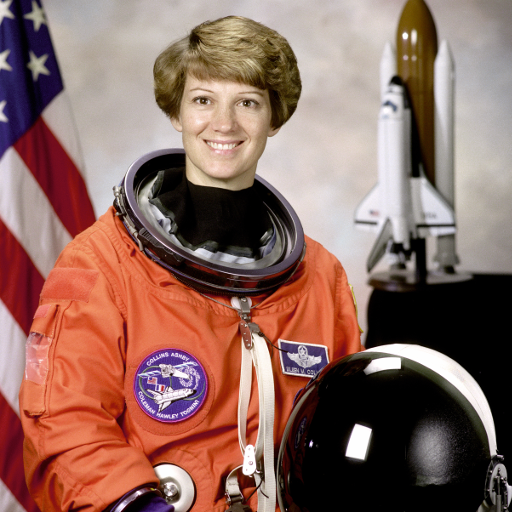
#> input picture 비전/images/point_processing_input_rgb.png, 512 x 512 px; its folder holds 5 pictures in this run
$ python partA_point_processing.py
#> lines starting #> are read from the running program, lines starting #| are printed output that depends on the picture
# -*- coding: utf-8 -*-
"""
Homework 1 (Computer Vision) - Part A
Point Processing and Histogram-Based Image Enhancement  (from scratch)

Core image-processing operations (color-space conversion, histogram / equalization,
contrast stretching, gamma, AHE, CLAHE, bit-plane slicing) are implemented from
scratch, i.e. without built-in functions that directly perform the operation.
Allowed built-ins: numpy (basic array ops), PIL (image loading), matplotlib (display).

Run:
    python partA_point_processing.py
-> all figures are saved to output/ as A1..A9, and quantitative results are printed.

Parameters (summary):
  - RGB->YUV matrix: BT.601-style (given in the assignment)
  - histogram levels L = 256 (8-bit)
  - contrast stretching: 2nd / 98th percentiles
  - gamma: gamma = 0.5, 1.0, 2.0 (c = 1)
  - AHE / CLAHE tiles: 8x8,  CLAHE clip = 0.01, 0.05 (fraction of tile pixel count)
  - bit-plane: reconstruct from the 4 most significant planes (bit 4..7)
"""

import os
import json
from pathlib import Path
import numpy as np
import matplotlib
matplotlib.use("Agg")                 # headless: save to files only (no window)
import matplotlib.pyplot as plt
from PIL import Image

IMG_PATH = os.path.join(os.path.dirname(os.path.abspath(__file__)), "images", "point_processing_input_rgb.png")
BASE_DIR = Path(__file__).resolve().parent
OUT_DIR = str(BASE_DIR / "output")
L = 256

# RGB->YUV matrix given in the assignment (BT.601-style)
M_FWD = np.array([[ 0.299,    0.587,    0.114  ],
                  [-0.14713, -0.28886,  0.436  ],
                  [ 0.615,   -0.51499, -0.10001]])
M_INV = np.linalg.inv(M_FWD)          # inverse transform (basic array op)


# =====================================================================
# Common utilities
# =====================================================================
def show(ax, img, title="", cmap="gray", vmin=None, vmax=None):
    ax.imshow(img, cmap=cmap, vmin=vmin, vmax=vmax)
    ax.set_title(title, fontsize=10)
    ax.axis("off")

def to_uint8(img):
    """For display only: clip to [0,255] and cast to uint8 (not used in computation)."""
    return np.clip(np.round(img), 0, 255).astype(np.uint8)

def quantize8(img):
    return np.clip(np.round(img), 0, 255).astype(np.int64)

def save(fig, tag):
    path = os.path.join(OUT_DIR, tag + ".png")
    fig.savefig(path, dpi=130, bbox_inches="tight")
    plt.close(fig)
    return path

def mse(a, b):
    a = a.astype(np.float64); b = b.astype(np.float64)
    return float(np.mean((a - b) ** 2))

def psnr(a, b, peak=255.0):
    m = mse(a, b)
    return float("inf") if m == 0 else 10.0 * np.log10(peak * peak / m)


# =====================================================================
# Core operations (from scratch)
# =====================================================================
def rgb_to_yuv(img):
    """img:(H,W,3) float -> Y,U,V each (H,W) float."""
    flat = img.reshape(-1, 3).T
    yuv = (M_FWD @ flat).T.reshape(img.shape)
    return yuv[..., 0], yuv[..., 1], yuv[..., 2]

def yuv_to_rgb(Y, U, V):
    yuv = np.stack([Y, U, V], axis=-1)
    flat = yuv.reshape(-1, 3).T
    return (M_INV @ flat).T.reshape(yuv.shape)

def compute_hist(q):
    """No built-in histogram: count per level directly. h[k] = #(pixels == k)."""
    h = np.zeros(256, dtype=np.float64)
    for k in range(256):
        h[k] = np.sum(q == k)
    return h

def hist_equalize(q):
    """s_k = (L-1)*CDF(r_k). Returns (equalized image, LUT, CDF)."""
    h = compute_hist(q)
    cdf = np.cumsum(h) / h.sum()
    lut = np.round((L - 1) * cdf)
    return lut[q], lut, cdf

def contrast_stretch(img, p_low=2, p_high=98):
    """Choose percentile levels from the 8-bit luminance histogram CDF."""
    if not 0 <= p_low < p_high <= 100:
        raise ValueError("Require 0 <= p_low < p_high <= 100")
    h = compute_hist(quantize8(img)); cdf = np.cumsum(h) / h.sum()
    rmin = float(np.flatnonzero(cdf >= p_low / 100.0)[0])
    rmax = float(np.flatnonzero(cdf >= p_high / 100.0)[0])
    if rmax <= rmin:
        return img.astype(np.float64).copy(), rmin, rmax
    return np.clip((img-rmin)/(rmax-rmin)*(L-1), 0, L-1), rmin, rmax

def gamma_correct(img, gamma):
    """s = 255 * (r/255)^gamma, c = 1."""
    rn = np.clip(img / (L - 1), 0, 1)
    return np.power(rn, gamma) * (L - 1)

def pad_to_multiple(img, nt):
    """Edge-replicate pad so the image divides evenly into nt tiles. Returns (padded, H0, W0)."""
    H, W = img.shape
    Hs = int(np.ceil(H / nt) * nt); Ws = int(np.ceil(W / nt) * nt)
    return np.pad(img, ((0, Hs - H), (0, Ws - W)), mode="edge"), H, W

def ahe(img, nt=8):
    """Adaptive HE: independent HE per tile (no interpolation)."""
    q, H0, W0 = pad_to_multiple(quantize8(img), nt)
    H, W = q.shape; th, tw = H // nt, W // nt
    out = np.zeros_like(q, dtype=np.float64)
    for ti in range(nt):
        for tj in range(nt):
            tile = q[ti*th:(ti+1)*th, tj*tw:(tj+1)*tw]
            h = compute_hist(tile)
            lut = np.round((L - 1) * (np.cumsum(h) / h.sum()))
            out[ti*th:(ti+1)*th, tj*tw:(tj+1)*tw] = lut[tile]
    return out[:H0, :W0]

def clahe(img, nt=8, clip=0.01):
    """CLAHE: clip + redistribute tile histogram -> local CDF -> bilinear interpolation."""
    q, H0, W0 = pad_to_multiple(quantize8(img), nt)
    H, W = q.shape; th, tw = H // nt, W // nt
    npix = th * tw
    clip_count = max(1, int(clip * npix))

    # per-tile LUT
    luts = np.zeros((nt, nt, 256))
    for ti in range(nt):
        for tj in range(nt):
            tile = q[ti*th:(ti+1)*th, tj*tw:(tj+1)*tw]
            h = compute_hist(tile)
            excess = np.maximum(h - clip_count, 0).sum()      # total clipped amount
            h = np.minimum(h, clip_count)                     # clip
            h += excess / 256.0                               # redistribute uniformly
            luts[ti, tj] = np.round((L - 1) * (np.cumsum(h) / h.sum()))

    # bilinear interpolation across tile centers (vectorized)
    cy = (np.arange(nt) + 0.5) * th
    cx = (np.arange(nt) + 0.5) * tw
    yy = np.clip((np.arange(H) - cy[0]) / th, 0, nt - 1)
    xx = np.clip((np.arange(W) - cx[0]) / tw, 0, nt - 1)
    i0 = np.clip(np.floor(yy).astype(int), 0, nt - 1); i1 = np.clip(i0 + 1, 0, nt - 1)
    j0 = np.clip(np.floor(xx).astype(int), 0, nt - 1); j1 = np.clip(j0 + 1, 0, nt - 1)
    wy = (yy - i0)[:, None]; wx = (xx - j0)[None, :]
    I0 = np.broadcast_to(i0[:, None], (H, W)); I1 = np.broadcast_to(i1[:, None], (H, W))
    J0 = np.broadcast_to(j0[None, :], (H, W)); J1 = np.broadcast_to(j1[None, :], (H, W))
    A = luts[I0, J0, q]; B = luts[I0, J1, q]; Cc = luts[I1, J0, q]; D = luts[I1, J1, q]
    out = (1 - wy) * ((1 - wx) * A + wx * B) + wy * ((1 - wx) * Cc + wx * D)
    return out[:H0, :W0]


# =====================================================================
# Run experiments + save figures + collect quantitative results
# =====================================================================
def run_all(img_path=IMG_PATH, make_a9_thumbs=True):
#> called with img_path = '비전/images/point_processing_input_rgb.png', make_a9_thumbs = True
    os.makedirs(OUT_DIR, exist_ok=True)
    rgb = np.array(Image.open(img_path).convert("RGB"), dtype=np.float64)
    Mh, Nh = rgb.shape[:2]
    R, G, B = rgb[..., 0], rgb[..., 1], rgb[..., 2]
    res = {"figures": {}, "metrics": {}}
    met = res["metrics"]
    met["shape"] = (Mh, Nh)

    # ---- A1. RGB -> YUV ----
    Y, U, V = rgb_to_yuv(rgb)
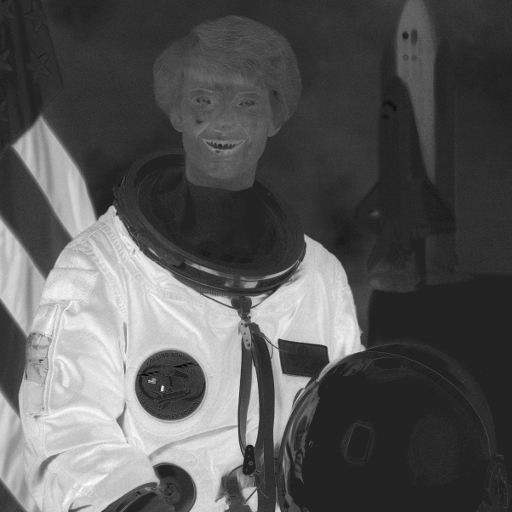
#> V: shape (512, 512) float64; min -14.72, max 93.85, mean 22.9; drawn with min black and max white
    met["Y_range"] = (float(Y.min()), float(Y.max()))
    met["U_range"] = (float(U.min()), float(U.max()))
    met["V_range"] = (float(V.min()), float(V.max()))
    met["corr_U_BmY"] = float(np.corrcoef(U.ravel(), (B - Y).ravel())[0, 1])
    met["corr_V_RmY"] = float(np.corrcoef(V.ravel(), (R - Y).ravel())[0, 1])
    fig, ax = plt.subplots(1, 4, figsize=(15, 4))
    show(ax[0], to_uint8(rgb), "Original RGB", cmap=None)
#> in to_uint8, returned value is the input picture: shape (512, 512, 3); mean R, G, B 141.6, 105.8, 96.5
    show(ax[1], Y, "Y (luminance)", vmin=0, vmax=255)
    show(ax[2], U, "U (blue-diff, B-Y)")
    show(ax[3], V, "V (red-diff, R-Y)")
    res["figures"]["A1"] = save(fig, "A1_rgb_yuv")

    # ---- A2. Histogram ----
    Yq = quantize8(Y)
    hist = compute_hist(Yq)
#> after the loop in compute_hist, `for k in range(256):`: h = 256 values, max 28966 at index 0, min 128 at index 251, mean 1024
#> hist has the same summary as h in compute_hist
    p = hist / (Mh * Nh)
#> p = 256 values, max 0.11 at index 0, min 0.000488 at index 251, mean 0.00391
    met["hist_sum"] = float(hist.sum()); met["p_sum"] = float(p.sum())
    fig, ax = plt.subplots(1, 3, figsize=(15, 3.6))
    show(ax[0], Yq, "Input luminance Y", vmin=0, vmax=255)
    ax[1].bar(np.arange(256), hist, width=1.0); ax[1].set_title("Histogram h(r_k)=n_k"); ax[1].set_xlabel("r_k")
    ax[2].bar(np.arange(256), p, width=1.0, color="C1"); ax[2].set_title("Normalized p(r_k)=n_k/MN"); ax[2].set_xlabel("r_k")
    res["figures"]["A2"] = save(fig, "A2_histogram")

    # ---- A3. Histogram Equalization ----
    Y_eq, lut_he, cdf_he = hist_equalize(Yq)
#> in hist_equalize, `cdf = np.cumsum(h) / h.sum()`: cdf = 256 values from 0.11 to 1
#> in hist_equalize, `lut = np.round((L - 1) * cdf)`: lut = 256 values from 28 to 255
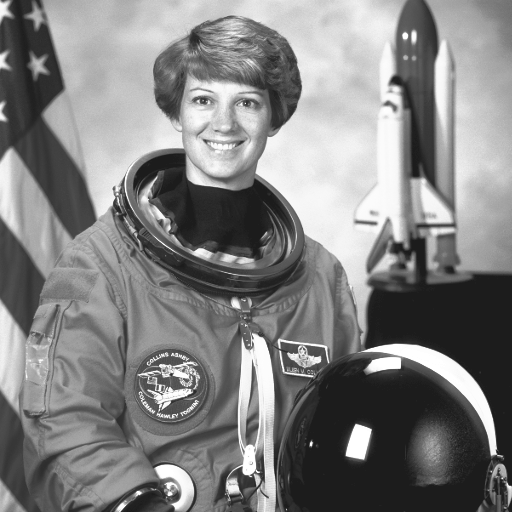
#> Y_eq: shape (512, 512) float64; min 28, max 255, mean 129.5
#> lut_he = 256 values from 28 to 255; cdf_he = 256 values from 0.11 to 1
    hist_eq = compute_hist(quantize8(Y_eq))
#> hist_eq = 256 values, max 28966 at index 28, min 0 at index 0, mean 1024
    met["HE_mean_before"] = float(Yq.mean()); met["HE_mean_after"] = float(Y_eq.mean())
    met["HE_std_before"] = float(Yq.std()); met["HE_std_after"] = float(Y_eq.std())
    rgb_eq = yuv_to_rgb(Y_eq, U, V)
    fig, ax = plt.subplots(2, 2, figsize=(11, 8))
    show(ax[0, 0], Yq, "Original Y", vmin=0, vmax=255)
    ax[0, 1].bar(np.arange(256), hist, width=1.0); ax[0, 1].set_title("Original histogram")
    show(ax[1, 0], Y_eq, "Equalized Y", vmin=0, vmax=255)
    ax[1, 1].bar(np.arange(256), hist_eq, width=1.0, color="C2"); ax[1, 1].set_title("Equalized histogram")
    res["figures"]["A3a"] = save(fig, "A3_1_Y_equalization")
    fig, ax = plt.subplots(1, 3, figsize=(15, 5))
    show(ax[0], to_uint8(rgb), "Original RGB", cmap=None)
    show(ax[1], to_uint8(rgb_eq), "HE-enhanced RGB (Y only)", cmap=None)
    ax[2].plot(np.arange(256), lut_he); ax[2].plot(np.arange(256), np.arange(256), "k--", lw=0.8)
    ax[2].set_title("HE transform s=T(r)"); ax[2].set_xlabel("r"); ax[2].set_ylabel("s"); ax[2].grid(True)
    res["figures"]["A3b"] = save(fig, "A3_2_RGB_compare")

    # ---- A4. Contrast Stretching ----
    Y_cs, rmin, rmax = contrast_stretch(Y, 2, 98)
#> in contrast_stretch, `cdf = np.cumsum(h) / h.sum()`: cdf = 256 values from 0.11 to 1
#> in contrast_stretch, `rmin = float(np.flatnonzero(cdf >= p_low / 100.0)[0])`: rmin = 0
#> in contrast_stretch, `rmax = float(np.flatnonzero(cdf >= p_high / 100.0)[0])`: rmax = 235
#> rmin = 0; rmax = 235
    met["cs_rmin"] = float(rmin); met["cs_rmax"] = float(rmax)
    met["cs_gain"] = float((L - 1) / (rmax - rmin))
    hist_cs = compute_hist(quantize8(Y_cs))
#> hist_cs = 256 values, max 28966 at index 0, min 255 at index 247, mean 1024
    rgb_cs = yuv_to_rgb(Y_cs, U, V)
    fig, ax = plt.subplots(2, 2, figsize=(11, 8))
    show(ax[0, 0], to_uint8(rgb), "Original RGB", cmap=None)
    show(ax[0, 1], to_uint8(rgb_cs), "Contrast-stretched RGB", cmap=None)
    ax[1, 0].bar(np.arange(256), hist, width=1.0); ax[1, 0].set_title("Histogram (before)")
    ax[1, 1].bar(np.arange(256), hist_cs, width=1.0, color="C3"); ax[1, 1].set_title("Histogram (after)")
    res["figures"]["A4"] = save(fig, "A4_contrast_stretch")

    # ---- A5. Gamma Correction ----
    gammas = [0.5, 1.0, 2.0]
    fig, ax = plt.subplots(2, len(gammas), figsize=(13, 8))
    rr = np.arange(256)
    for i, g in enumerate(gammas):
        Yg = gamma_correct(Y, g)
        rgbg = yuv_to_rgb(Yg, U, V)
        show(ax[0, i], to_uint8(rgbg), "gamma = %.1f" % g, cmap=None)
        ax[1, i].plot(rr, 255 * (rr / 255.0) ** g); ax[1, i].plot(rr, rr, "k--", lw=0.8)
        ax[1, i].set_title("s=T(r), gamma=%.1f" % g); ax[1, i].set_xlabel("r"); ax[1, i].set_ylabel("s"); ax[1, i].grid(True)
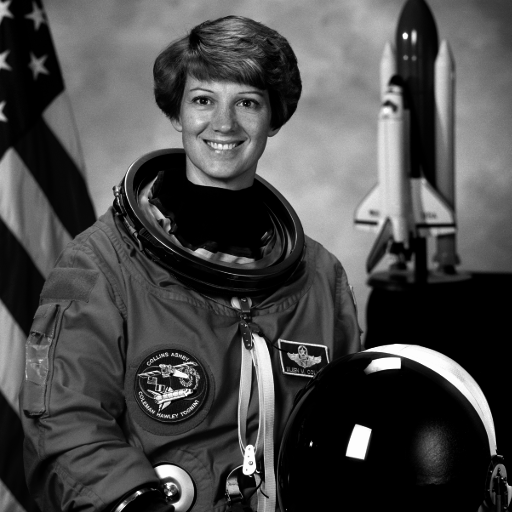
#> Yg: shape (512, 512) float64; min 0, max 255, mean 74.4
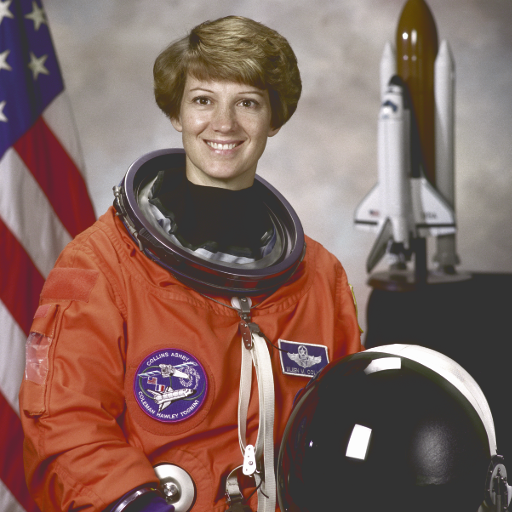
#> rgbg: shape (512, 512, 3) float64; mean of channels 0, 1, 2 100.5, 64.7, 55.4; drawn with min black and max white
    res["figures"]["A5"] = save(fig, "A5_gamma")

    # ---- A6. AHE ----
    Y_ahe = ahe(Y, nt=8)
#> in pad_to_multiple, `H, W = img.shape`: H = 512
#> after the loop in ahe, `for ti in range(nt):`:
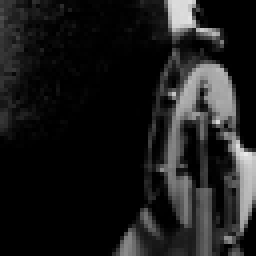
#> tile: shape (64, 64) int64 (shown 4 times larger); min 0, max 234, mean 27.6
    fig, ax = plt.subplots(1, 3, figsize=(15, 5))
    show(ax[0], Yq, "Original Y", vmin=0, vmax=255)
    show(ax[1], Y_eq, "Global HE", vmin=0, vmax=255)
    show(ax[2], Y_ahe, "AHE (8x8 tiles)", vmin=0, vmax=255)
    res["figures"]["A6"] = save(fig, "A6_AHE")

    # ---- A7. CLAHE ----
    Y_clahe1 = clahe(Y, nt=8, clip=0.01)
    Y_clahe2 = clahe(Y, nt=8, clip=0.05)
#> call 2 of clahe, with nt = 8, clip = 0.05
#> in clahe (call 2), `out = (1 - wy) * ((1 - wx) * A + wx * B) + wy * ((1 - wx) * Cc + wx * D)`:
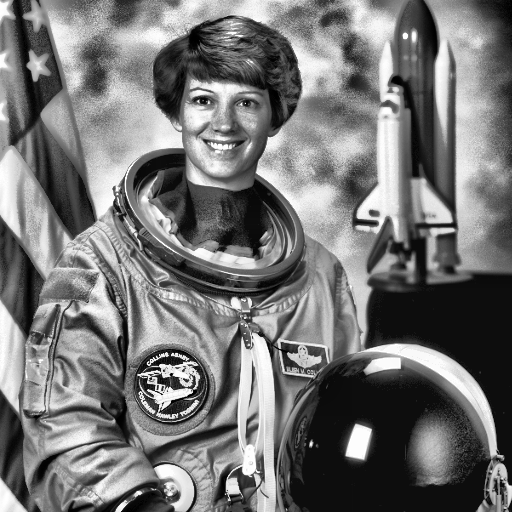
#> out: shape (512, 512) float64; min 0, max 255, mean 117.2
    images = [Yq, Y_ahe, Y_clahe1, Y_clahe2]
    titles = ["Original Y", "AHE", "CLAHE clip=0.01", "CLAHE clip=0.05"]
    hs = [compute_hist(quantize8(v)) for v in images]
#> hs = 4 items
    ymax = 1.05 * max(h.max() for h in hs)
#> ymax = 30414.3
    fig, ax = plt.subplots(2, 4, figsize=(16, 8))
    for j, (v, title, h) in enumerate(zip(images, titles, hs)):
        show(ax[0, j], v, title, vmin=0, vmax=255)
        ax[1, j].bar(np.arange(256), h, width=1)
        ax[1, j].set(xlim=(0,255), ylim=(0,ymax), title="Histogram: " + title,
                     xlabel="Intensity", ylabel="Pixel count")
#> this loop made 4 passes
#> title on passes 1 to 4: 'Original Y', 'AHE', 'CLAHE clip=0.01', 'CLAHE clip=0.05'
    fig.tight_layout()
    res["figures"]["A7"] = save(fig, "A7_CLAHE")
#> in save (call 8), `fig.savefig(path, dpi=130, bbox_inches="tight")`:
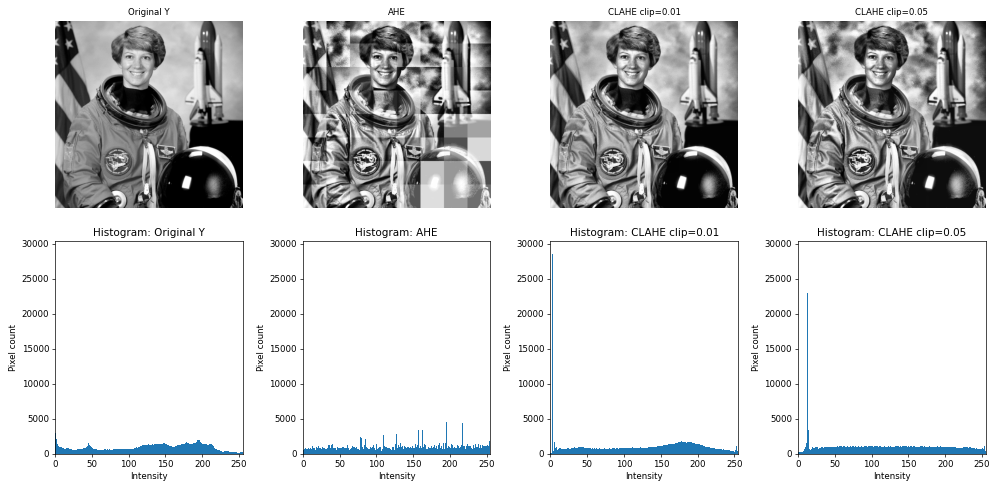
#> figure drawn by matplotlib, 8 panels; panel 5: tallest bar 28966 high, from x = -0.5 to 0.5; panel 6: tallest bar 4571 high, from x = 194.5 to 195.5; panel 7: tallest bar 28525 high, from x = 2.5 to 3.5; panel 8: tallest bar 22989 high, from x = 12.5 to 13.5

    # Descriptive contrast statistics; these do not isolate image noise.
    met["enhancement_stats"] = []
    variants = [("Original", Y), ("Stretch", Y_cs), ("HE", Y_eq),
                ("Gamma 0.5", gamma_correct(Y,0.5)), ("Gamma 1.0", gamma_correct(Y,1.0)),
                ("Gamma 2.0", gamma_correct(Y,2.0)), ("AHE", Y_ahe),
                ("CLAHE 0.01", Y_clahe1), ("CLAHE 0.05", Y_clahe2)]
    for label, v in variants:
        tiles = [v[i*64:(i+1)*64,j*64:(j+1)*64] for i in range(8) for j in range(8)]
        met["enhancement_stats"].append([label, float(v.mean()), float(v.std()),
                                          float(np.mean([t.std() for t in tiles]))])
#> this loop made 9 passes
#> label on passes 1 to 8: 'Original', 'Stretch', 'HE', 'Gamma 0.5', 'Gamma 1.0', 'Gamma 2.0', 'AHE', 'CLAHE 0.01'

    # CLAHE auxiliary metric: mapping of input 0 in the darkest tile (clip effect)
    nt = 8; th = tw = Mh // nt; npix = th * tw
    cand = [(np.mean(Yq[i*th:(i+1)*th, j*tw:(j+1)*tw] <= 2), i, j) for i in range(nt) for j in range(nt)]
#> cand = 64 items, first 6: (0.0476, 0, 0), (0, 0, 1), (0, 0, 2), (0, 0, 3), (0, 0, 4), (0, 0, 5)
    frac0, ti, tj = max(cand)
#> frac0 = 0.892; ti = 7; tj = 5
    hti = compute_hist(Yq[ti*th:(ti+1)*th, tj*tw:(tj+1)*tw])
#> hti = 256 values, max 3559 at index 0, min 0 at index 31, mean 16
    def _lut0(h, cc):
#> called with h = array of shape (256,), cc = 40
        ex = np.maximum(h - cc, 0).sum()
#> ex = 3641
        hc = np.minimum(h, cc) + ex / 256.0
#> hc = 256 values, max 54.22 at index 0, min 14.22 at index 31, mean 16
        return int(np.round((L - 1) * np.cumsum(hc) / hc.sum())[0])
    met["clahe_tile"] = (int(ti), int(tj))
    met["clahe_tile_zero_count"] = int(hti[0])
    met["clahe_tile_zero_frac"] = float(hti[0] / npix)   # Y==0 fraction (same basis as count)
    met["clahe_map0_ahe"] = int(np.round((L - 1) * np.cumsum(hti) / hti.sum())[0])
    met["clahe_map0_clip01"] = _lut0(hti, max(1, int(0.01 * npix)))
    met["clahe_map0_clip05"] = _lut0(hti, max(1, int(0.05 * npix)))

    # ---- A8. Bit-Plane Slicing ----
    Yb = quantize8(Y).astype(np.uint8)
    fig, ax = plt.subplots(2, 4, figsize=(15, 7.5))
    for k in range(8):
        bk = (Yb >> k) & 1
        r_, c_ = divmod(7 - k, 4)
        lbl = " (MSB)" if k == 7 else (" (LSB)" if k == 0 else "")
        show(ax[r_, c_], bk, "bit plane %d%s" % (k, lbl), vmin=0, vmax=1)
    res["figures"]["A8a"] = save(fig, "A8_1_bit_planes")
    recon4 = np.zeros_like(Yb, dtype=np.float64)
    for k in range(4, 8):
        recon4 += ((Yb >> k) & 1).astype(np.float64) * (2 ** k)
    met["bitplane_MSE"] = mse(Yb, recon4)
    met["bitplane_PSNR"] = psnr(Yb, recon4, 255)
#> in psnr, `m = mse(a, b)`: m = 67.19
    fig, ax = plt.subplots(1, 2, figsize=(10, 5))
    show(ax[0], Yb, "Original Y (8 bits)", vmin=0, vmax=255)
    show(ax[1], recon4, "Reconstructed (4 MSB planes)", vmin=0, vmax=255)
    res["figures"]["A8b"] = save(fig, "A8_2_reconstruction_4MSB")

    # ---- A9. comparison thumbnails (result image + histogram) ----
    if make_a9_thumbs:
        Y_g05 = gamma_correct(Y, 0.5)
        thumbs = [("orig", Yq), ("stretch", Y_cs), ("he", Y_eq),
                  ("ahe", Y_ahe), ("clahe", Y_clahe1), ("gamma", Y_g05)]
        res["a9_thumbs"] = {}
        for key, img in thumbs:
            fig = plt.figure(figsize=(2.0, 2.0))
            plt.imshow(img, cmap="gray", vmin=0, vmax=255); plt.axis("off")
            pth_i = os.path.join(OUT_DIR, "A9_%s_img.png" % key)
            fig.savefig(pth_i, dpi=90, bbox_inches="tight", pad_inches=0); plt.close(fig)
            fig = plt.figure(figsize=(2.6, 1.9))
            plt.bar(np.arange(256), compute_hist(quantize8(img)), width=1.0, color="C0")
            plt.xlim(0, 255); plt.yticks([]); plt.xticks([0, 128, 255], fontsize=7)
            pth_h = os.path.join(OUT_DIR, "A9_%s_hist.png" % key)
            fig.savefig(pth_h, dpi=90, bbox_inches="tight", pad_inches=0.03); plt.close(fig)
            res["a9_thumbs"][key] = (pth_i, pth_h)
#> this loop made 6 passes
#> after the loop, res = 3 items

    return res


def _print_metrics(m):
    print("=" * 60)
    print("Part A  Quantitative results")
    print("=" * 60)
    print("input size       : %dx%d" % m["shape"])
    print("Y range          : [%.2f, %.2f]" % m["Y_range"])
    print("U range          : [%.2f, %.2f]" % m["U_range"])
    print("V range          : [%.2f, %.2f]" % m["V_range"])
    print("corr(U, B-Y)     : %.3f   corr(V, R-Y): %.3f" % (m["corr_U_BmY"], m["corr_V_RmY"]))
    print("sum(h)=%.0f  sum(p)=%.4f" % (m["hist_sum"], m["p_sum"]))
    print("HE  Y mean %.1f -> %.1f ,  std %.1f -> %.1f"
          % (m["HE_mean_before"], m["HE_mean_after"], m["HE_std_before"], m["HE_std_after"]))
    print("Contrast stretch : r_min=%.1f r_max=%.1f  gain=%.3f" % (m["cs_rmin"], m["cs_rmax"], m["cs_gain"]))
    print("Bit-plane(4 MSB) : MSE=%.2f  PSNR=%.2f dB" % (m["bitplane_MSE"], m["bitplane_PSNR"]))
    print("CLAHE darkest tile %s: Y=0 count %d (%.0f%%),  input 0 -> output  AHE %d / clip0.01 %d / clip0.05 %d"
          % (m["clahe_tile"], m["clahe_tile_zero_count"], 100 * m["clahe_tile_zero_frac"],
             m["clahe_map0_ahe"], m["clahe_map0_clip01"], m["clahe_map0_clip05"]))
    print("Enhancement statistics: method / mean / global std / mean tile std")
    for row in m["enhancement_stats"]:
        print("%-12s %.3f %.3f %.3f" % tuple(row))
    print("=" * 60)


def portable_results(value):
    """Keep cached experiment paths valid when the project folder is moved."""
    if isinstance(value, dict):
        return {k: portable_results(v) for k, v in value.items()}
    if isinstance(value, (list, tuple)):
        return [portable_results(v) for v in value]
    if isinstance(value, str) and value.endswith(".png"):
        return "output/" + Path(value).name
    return value


if __name__ == "__main__":
    result = run_all()
#> result = 3 items
    with open(BASE_DIR / "results_A.json", "w", encoding="utf-8") as stream:
        json.dump(portable_results(result), stream, indent=2, default=float)
    _print_metrics(result["metrics"])
#| input size       : 512x512
#| Y range          : [0.00, 255.00]
#| U range          : [-58.34, 41.36]
#| V range          : [-14.72, 93.85]
#| corr(U, B-Y)     : 1.000   corr(V, R-Y): 1.000
#| sum(h)=262144  sum(p)=1.0000
#| HE  Y mean 115.4 -> 129.5 ,  std 75.1 -> 71.4
#| Contrast stretch : r_min=0.0 r_max=235.0  gain=1.085
#| Bit-plane(4 MSB) : MSE=67.19  PSNR=29.86 dB
#| CLAHE darkest tile (7, 5): Y=0 count 3559 (87%),  input 0 -> output  AHE 222 / clip0.01 3 / clip0.05 14
#> the loop in _print_metrics, `for row in m["enhancement_stats"]:` made 9 passes
#> row on passes 1 to 8: ['Original', 115.4, 75.12, 50.05], ['Stretch', 125, 81.07, 53.76], ['HE', 129.5, 71.43, 48.1], ['Gamma 0.5', 153.4, 76.83, 46.48], ['Gamma 1.0', 115.4, 75.12, 50.05], ['Gamma 2.0', 74.36, 65.78, 46.29], ['AHE', 137.5, 71.88, 66.88], ['CLAHE 0.01', 119.7, 75.86, 59.58]
#> (printed output is left out)
    print("figures saved to '%s/' :" % OUT_DIR)
#| figures saved to '비전/output/' :
    for k, v in result["figures"].items():
        print("  [%s] %s" % (k, v))
#> this loop made 10 passes
#> (printed output is left out)
